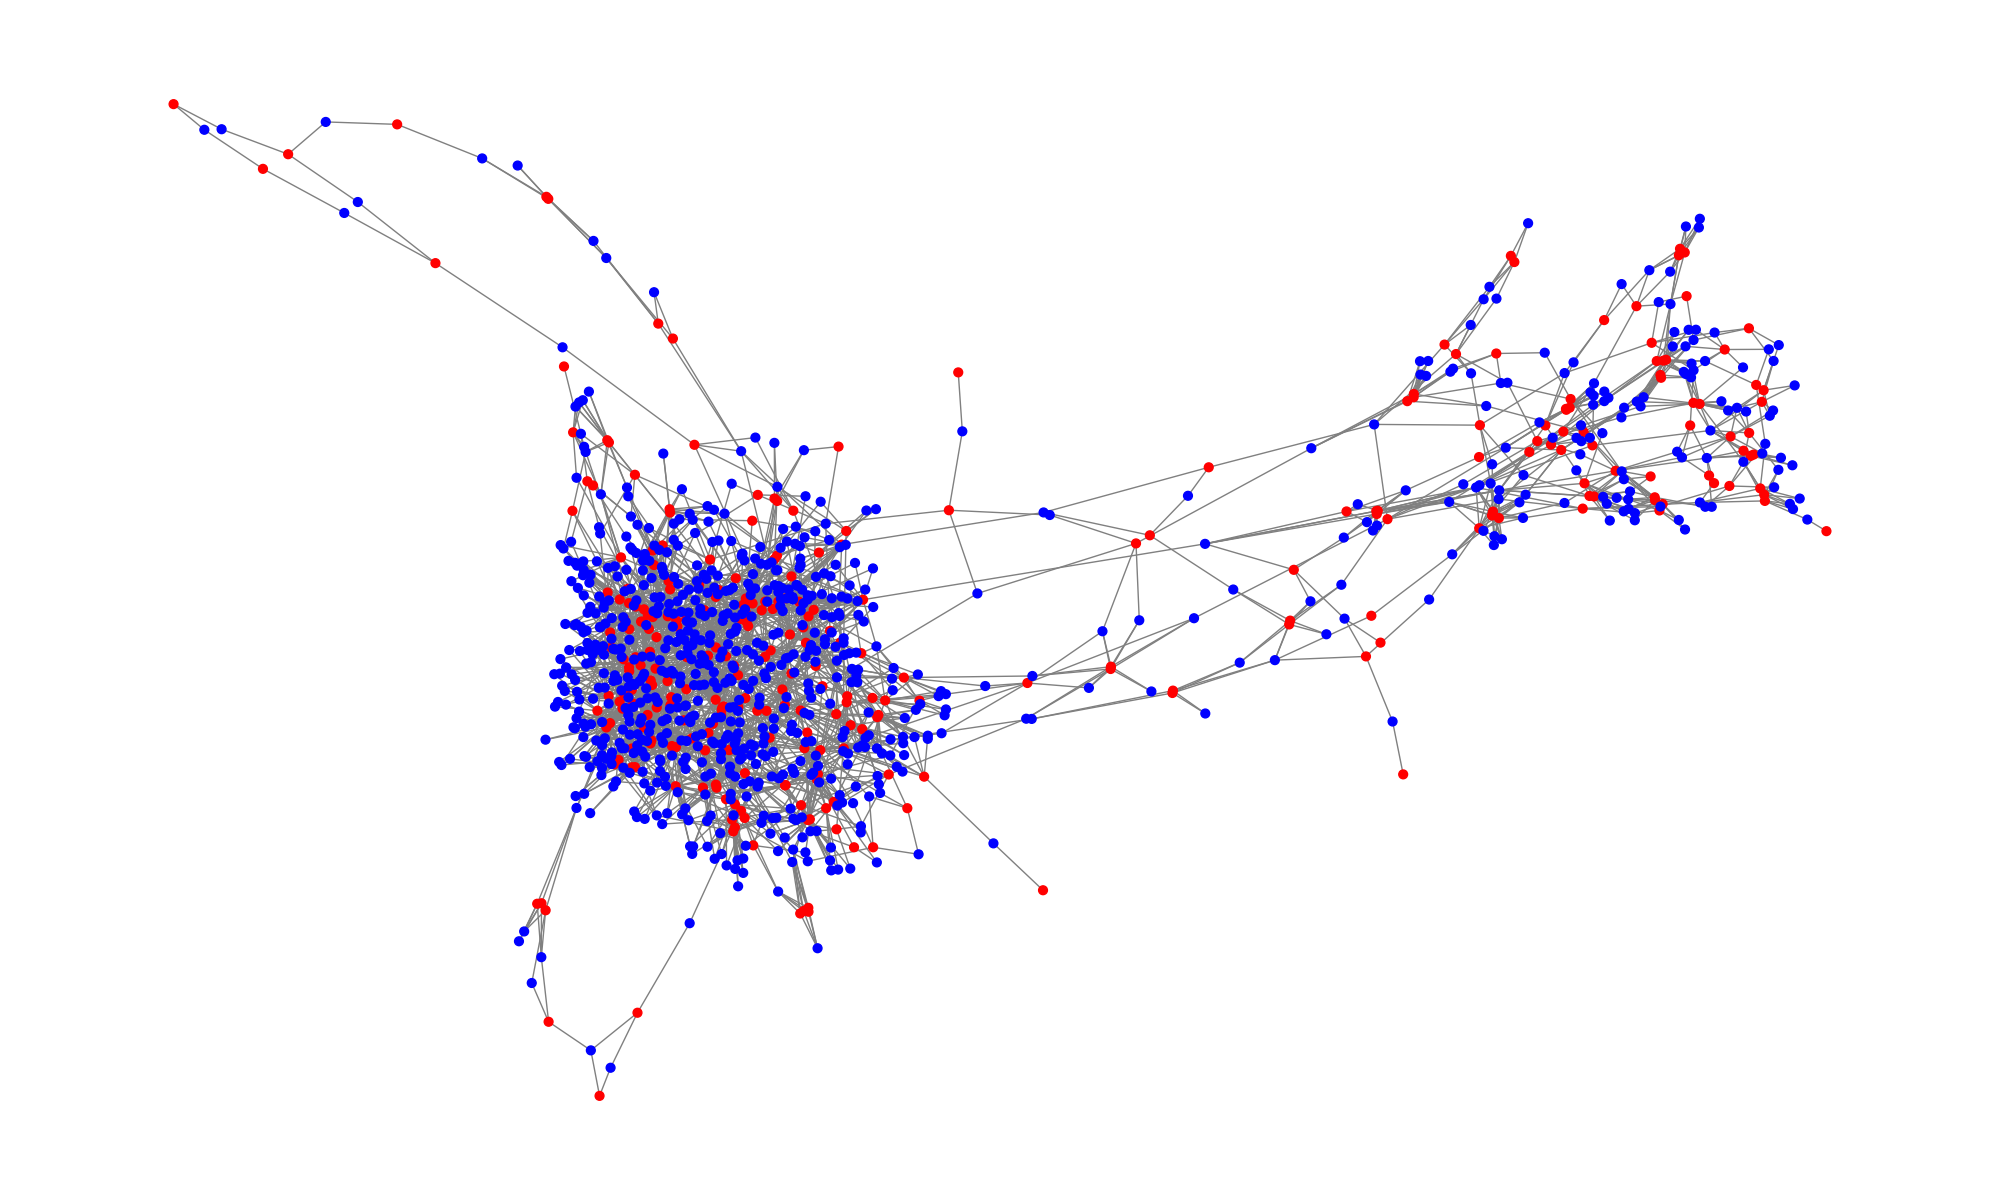

This figure's Python source:
import numpy as np
import pysbm
import networkx as nx
import matplotlib.pyplot as plt
from dcbm import dcbm
import otrisymNMF
from sklearn.metrics import normalized_mutual_info_score
import random, time
from scipy.sparse.linalg import eigsh
from sklearn.cluster import KMeans

def read_graph():
    G = nx.Graph()
    types = np.loadtxt("Data/malariaData/malaria.types", dtype=int)
    nodes = range(1,types.size+1)
    G.add_nodes_from(nodes)
    for i, node in enumerate(sorted(G.nodes())):
        G.nodes[node]['type'] = types[i]

    with open("Data/malariaData/malaria.edgelist", "r") as f:
        for line in f:
            parts = line.strip().split()  # ou split('\t') si tabulation
            if len(parts) >= 3:
                u, v, w = int(parts[0]), int(parts[1]), float(parts[2])
                G.add_edge(u, v, weight=w)


    # Network display
    node_colors = ['red' if label == 1 else 'blue' for label in types]
    pos = nx.spring_layout(G, seed=36,k=0.01)
    plt.figure(figsize=(20, 12))
    nx.draw(G,pos, with_labels=False,edge_color='gray', node_color=node_colors, node_size=40, font_size=12,
            width=1)
    plt.savefig("malaria.png")
    plt.show()

    return G, types

def spectral_test(graph,clusters):
    r=2
    X = nx.adjacency_matrix(graph)
    n = X.shape[0]
    X = X.astype(np.float64)
    L, U = eigsh(X, k=r, which='LM')
    X2 = U @ np.diag(np.sqrt(np.abs(L)))
    Y = np.zeros((n, r))
    for i in range(n):
        Y[i, :] = X2[i, :] / np.linalg.norm(X2[i, :])
    labels_spec = KMeans(n_clusters=r, random_state=42).fit_predict(Y)
    print(
        f" Normalized mutual information between the partition found by spectral and the one found by OtrisymNMF :{normalized_mutual_info_score(clusters, labels_spec)}")



def main(graph, clusters):
    nbr_tests = 100
    r = 2
    runs = 1
    results = {
        "FROST": {"NMI": [], "Success_rate": [], "Time": []},
        "KL_EM": {"NMI": [], "Success_rate": [] ,"Time": []},
        "KN": {"NMI": [], "Success_rate": [], "Time": []},
        "MH": {"NMI": [], "Success_rate": [], "Time": []},
        "FROST_SVCA": {"NMI": [], "Success_rate": [], "Time": []},
        "KL_EM_SVCA": {"NMI": [], "Success_rate": [], "Time": []},
        "KN_SVCA": {"NMI": [], "Success_rate": [], "Time": []},
        "MH_SVCA": {"NMI": [], "Success_rate": [], "Time": []},
        "SVCA": {"NMI": [], "Success_rate": [],  "Time": []}

    }
    for itt in range(nbr_tests):

        if itt % (nbr_tests // 10) == 0:  # Afficher tous les 10 %
           print(f"Test completed: {itt / nbr_tests * 100:.0f}%")



        # # KL_EM
        # start_time = time.time()
        # EM_partition = dcbm(graph, r, pysbm.DegreeCorrectedUnnormalizedLogLikelyhood, pysbm.EMInference, numTrials=runs,
        #                     init_method="random", verbosity=0)
        # end_time = time.time()
        # NMI = normalized_mutual_info_score(clusters, EM_partition)
        # results["KL_EM"]["NMI"].append(NMI)
        # results["KL_EM"]["Time"].append(end_time-start_time)
        # if NMI == 1:
        #     results["KL_EM"]["Success_rate"].append(1)


        # KN
        start_time = time.time()
        EM_partition = dcbm(graph, r, pysbm.DegreeCorrectedUnnormalizedLogLikelyhood, pysbm.KarrerInference, numTrials=runs,
                            init_method="random", verbosity=0)
        end_time = time.time()
        NMI = normalized_mutual_info_score(clusters, EM_partition)
        results["KN"]["NMI"].append(NMI)
        results["KN"]["Time"].append(end_time - start_time)
        if NMI == 1:
            results["KN"]["Success_rate"].append(1)

        # # MH
        # start_time = time.time()
        # EM_partition = dcbm(graph, r, pysbm.DegreeCorrectedUnnormalizedLogLikelyhood, pysbm.MetropolisHastingInferenceFiftyK, numTrials=runs,
        #                     init_method="random", verbosity=0)
        # end_time = time.time()
        # NMI = normalized_mutual_info_score(clusters, EM_partition)
        # results["MH"]["NMI"].append(NMI)
        # results["MH"]["Time"].append(end_time - start_time)
        # if NMI == 1:
        #     results["MH"]["Success_rate"].append(1)


        # # FROST
        # start_time = time.time()
        # X = nx.adjacency_matrix(graph)
        # w_best, v_best, S_best, error_best,time_it = otrisymNMF.frost(X, r, init_method="random", numTrials=runs, verbosity=0, init_seed=itt, delta=1e-5)
        # end_time = time.time()
        # NMI = normalized_mutual_info_score(clusters, v_best)
        # results["FROST"]["NMI"].append(NMI)
        # results["FROST"]["Time"].append(end_time - start_time)
        # if NMI == 1:
        #     results["FROST"]["Success_rate"].append(1)
        #
        #
        #
        # # KL_EM initialized by SVCA
        # start_time = time.time()
        # EM_partition = dcbm(graph, r, pysbm.DegreeCorrectedUnnormalizedLogLikelyhood, pysbm.EMInference,
        #                     numTrials=runs, init_method="SVCA", verbosity=0, init_seed=itt)
        # end_time = time.time()
        # NMI = normalized_mutual_info_score(clusters, EM_partition)
        # results["KL_EM_SVCA"]["NMI"].append(NMI)
        # results["KL_EM_SVCA"]["Time"].append(end_time - start_time)
        # if NMI == 1:
        #     results["KL_EM_SVCA"]["Success_rate"].append(1)

        #KN initialized by SVCA
        start_time = time.time()
        EM_partition = dcbm(graph, r, pysbm.DegreeCorrectedUnnormalizedLogLikelyhood, pysbm.KarrerInference,
                            numTrials=1, init_method="SVCA", verbosity=0, init_seed=itt)
        end_time = time.time()
        NMI = normalized_mutual_info_score(clusters, EM_partition)
        results["KN_SVCA"]["NMI"].append(NMI)
        results["KN_SVCA"]["Time"].append(end_time - start_time)
        if NMI == 1:
            results["KN_SVCA"]["Success_rate"].append(1)

        # MH initialized by SVCA
        start_time = time.time()
        EM_partition = dcbm(graph, r, pysbm.DegreeCorrectedUnnormalizedLogLikelyhood, pysbm.MetropolisHastingInferenceFiftyK,
                            numTrials=runs, init_method="SVCA", verbosity=0, init_seed=itt)
        end_time = time.time()
        NMI = normalized_mutual_info_score(clusters, EM_partition)
        results["MH_SVCA"]["NMI"].append(NMI)
        results["MH_SVCA"]["Time"].append(end_time - start_time)
        if NMI == 1:
            results["MH_SVCA"]["Success_rate"].append(1)

        # # FROST initialized by SVCA
        # start_time = time.time()
        # X = nx.adjacency_matrix(graph)
        # w_best, v_best, S_best, error_best,time_it = otrisymNMF.frost(X, r, init_method="SVCA", numTrials=runs, verbosity=0, init_seed=itt, delta=1e-5)
        # end_time = time.time()
        # NMI = normalized_mutual_info_score(clusters, v_best)
        # results["FROST_SVCA"]["NMI"].append(NMI)
        # results["FROST_SVCA"]["Time"].append(end_time - start_time)
        # if NMI == 1:
        #     results["FROST_SVCA"]["Success_rate"].append(1)
        # #
        # # SVCA
        # start_time = time.time()
        # X = nx.adjacency_matrix(graph)
        # w_best, v_best, S_best, error_best = otrisymNMF.community_detection_svca(X, r, numTrials=runs, verbosity=0)
        # end_time = time.time()
        # NMI = normalized_mutual_info_score(clusters, v_best)
        # results["SVCA"]["NMI"].append(NMI)
        # results["SVCA"]["Time"].append(end_time - start_time)
        # if NMI == 1:
        #     results["SVCA"]["Success_rate"].append(1)
    for algo, data in results.items():
        print(
            f"Algorithm: {algo}, NMI Mean: {np.round(np.mean(data['NMI']),4)}, NMI Std: {np.round(np.std(data['NMI'], ddof=1),4)},Time Mean: {np.round(np.mean(data['Time']),4)}, Time Std: {np.round(np.std(data['Time'], ddof=1),4)} ,Success rate {np.sum(data['Success_rate'])/nbr_tests}")

    # with open('malaria_results.txt', 'w') as file:
    #     for algo, data in results.items():
    #         # Calcul des statistiques
    #         nmi_mean = np.mean(data['NMI'])
    #         nmi_std = np.std(data['NMI'], ddof=1)
    #
    #         # Saving results in a text file
    #         file.write(f"Algorithm: {algo}, NMI Mean: {np.round(np.mean(data['NMI']),4)}, NMI Std: {np.round(np.std(data['NMI'], ddof=1),4)},Time Mean: {np.round(np.mean(data['Time']),4)}, Time Std: {np.round(np.std(data['Time'], ddof=1),4)} ,Success rate {np.sum(data['Success_rate'])/nbr_tests} \n")
    #


if __name__ == "__main__":
    random.seed(15)  # Fixer la seed
    np.random.seed(125)
    graph, labels = read_graph()
    main(graph, labels)
